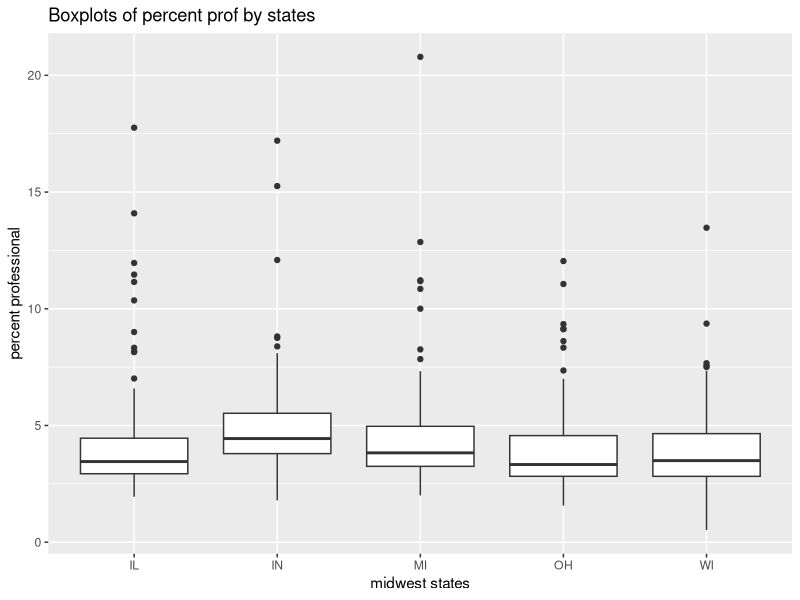
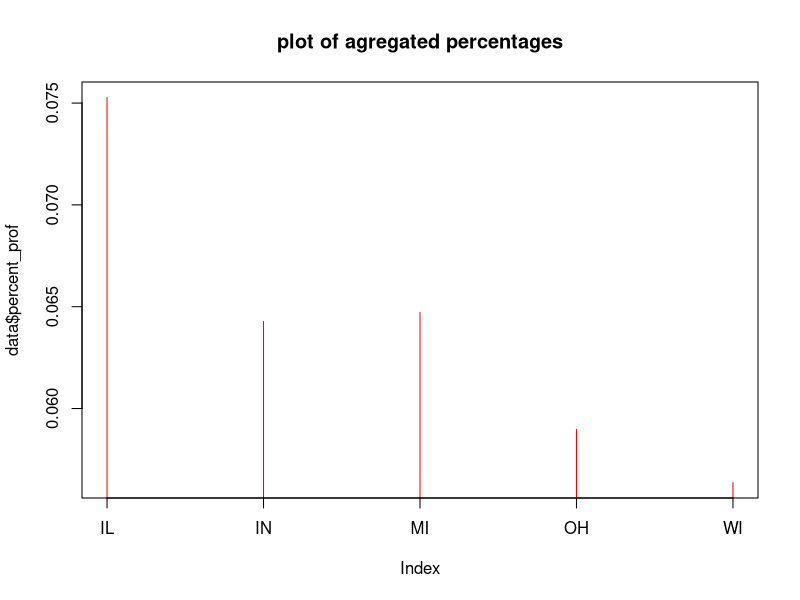
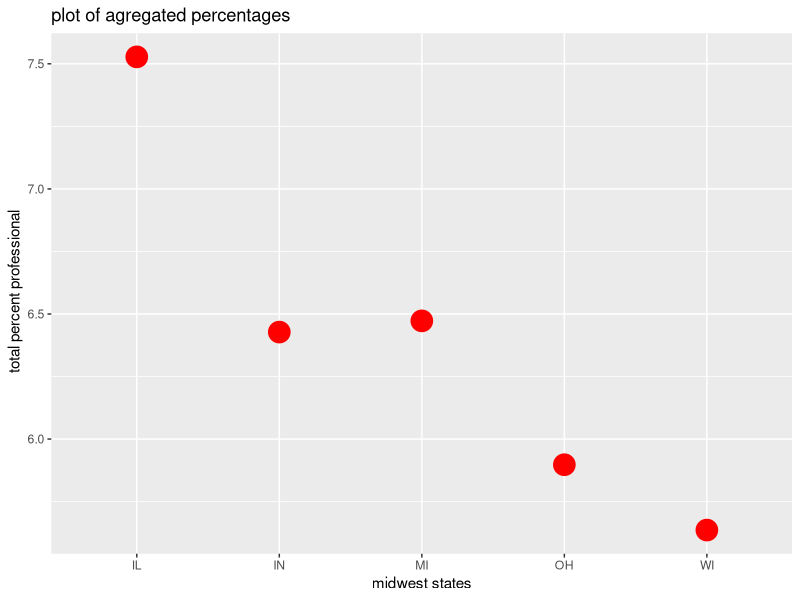
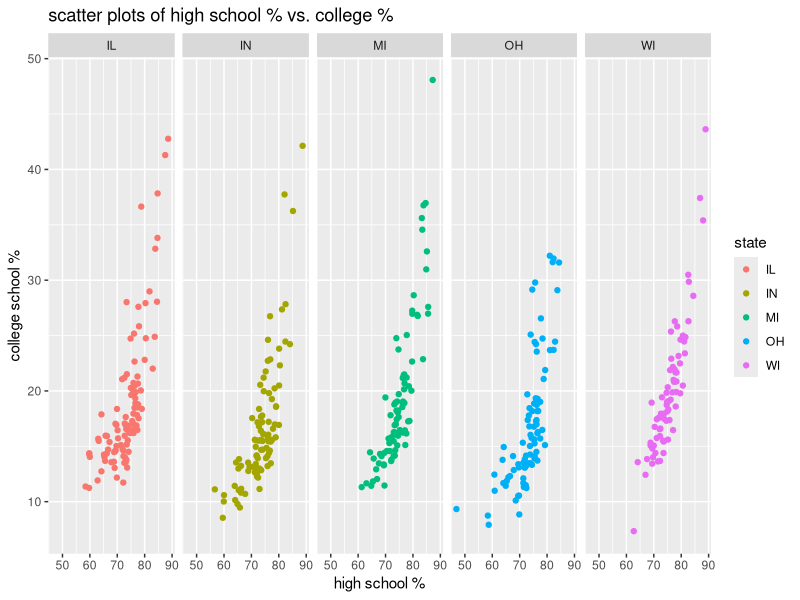
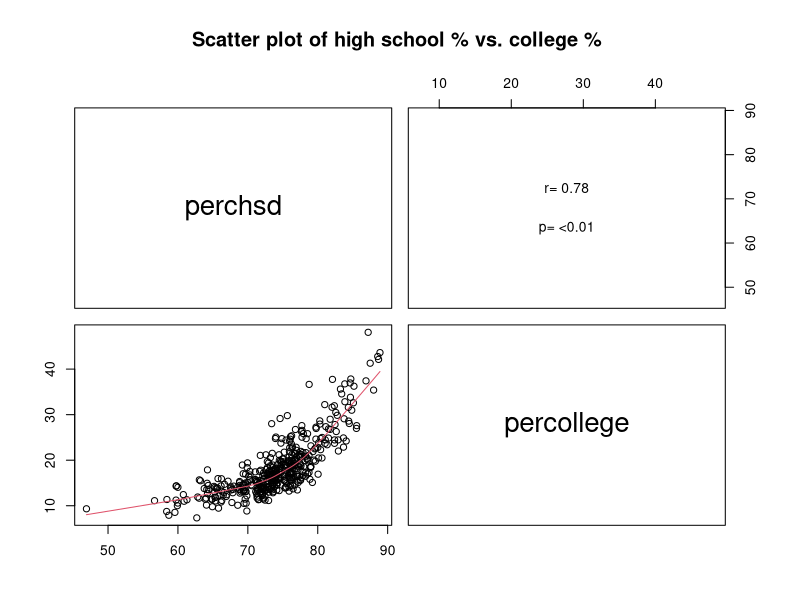
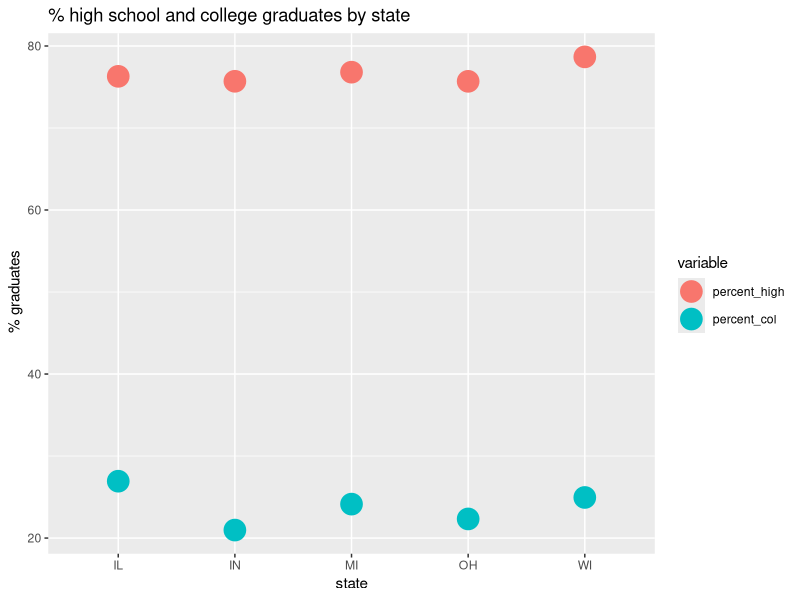
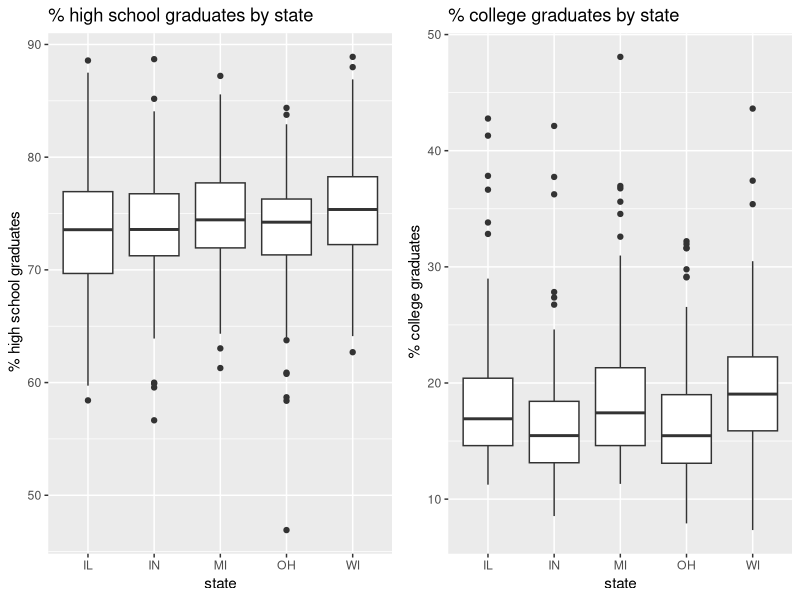
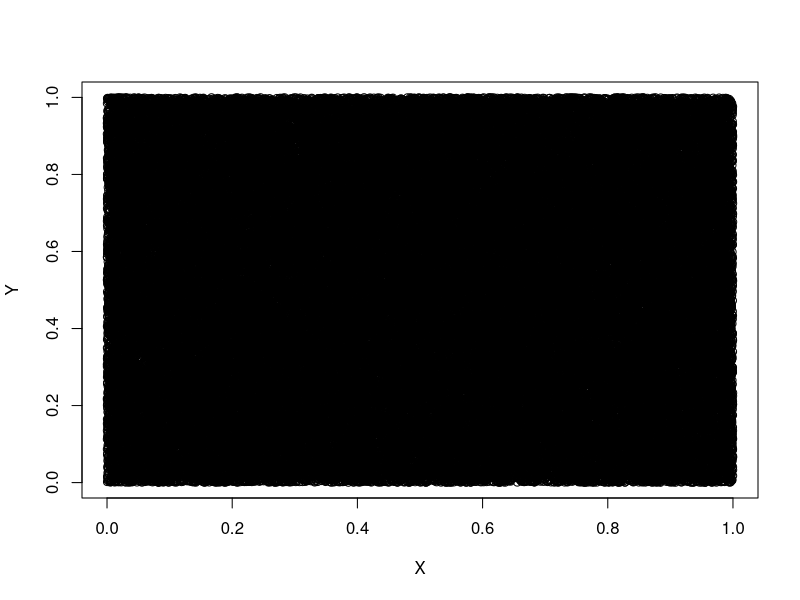

Source code (R) for these figures, in order:
#MArina E. JOhnson - mjohnson393

#problem 1
install.packages('ggplot2') #upload ggplot2 library
install.packages('plyr') #upload plyr library
install.packages('reshape2')
install.packages('gridExtra')
install.packages('colorspace')
library(colorspace)
library(reshape2)
library(ggplot2) #activate ggplot2 library
library(plyr) # activate plyr library
library(gridExtra)

#upload the dataset
data(midwest)
midwest = midwest

#plot the percent prfessional of each country in five states on a boxplot
ggplot(data = midwest, aes(x = midwest$state, y = midwest$percprof)) + geom_boxplot() + 
  labs(title = "Boxplots of percent prof by states", x ='midwest states', y = 'percent professional')

# agregate the data and calcuate the percent professional by state
data1 = ddply(midwest, .(state), summarise, population = sum(poptotal))
midwest$profpop = (midwest$percprof*midwest$poptotal)/100
data2 = ddply(midwest, .(state), summarise, population_prof = sum(profpop))
data = merge(data1, data2, by = 'state')
data$percent_prof=data$population_prof/data$population

# plot the agregated percentage of professionals of each state on a line plot
plot(data$percent_prof, xaxt = 'n', type = 'h', col = 'red', cex = .9, main = 'plot of agregated percentages')
axis(1, at = 1:5, labels = data$state)

# plot the agregated percentage of professionals of each state on a dot plot
ggplot(data = data, aes(x = data$state, y = (data$percent_prof)*100)) + geom_point(size = 7, color = 'red') +
  labs(title = 'plot of agregated percentages', x = 'midwest states', y = ' total percent professional')

#calculate the descriptive statistics for percprof of each state 
mean_prof = ddply(midwest, .(state), summarise, mean = mean(percprof))
first_quartile_prof = ddply(midwest, .(state), summarise, first_quartile = quantile(percprof)[2])
median_prof = ddply(midwest, .(state), summarise, first_quartile = quantile(percprof)[3])
third_quartile_prof = ddply(midwest, .(state), summarise, first_quartile = quantile(percprof)[4])

##################################################################################################

#problem 2

#create a dataframe with states and their number of high school and college graduates, as well as the percentages
data_pop = ddply(midwest, .(state), summarise, population = sum(poptotal))
midwest$highpop = (midwest$perchsd * midwest$poptotal) / 100
midwest$colpop = (midwest$percollege * midwest$poptotal) / 100
data_high = ddply(midwest, .(state), summarise, population_high = sum(highpop))
data_edu = merge(data_pop, data_high, by = 'state')
data_edu$percent_high=data_edu$population_high / data_edu$population
data_col = ddply(midwest, .(state), summarise, population_col = sum(colpop))
data_edu = merge(data_edu, data_col, by = 'state')
data_edu$percent_col = data_edu$population_col / data_edu$population


#graphs
ggplot(data = midwest, aes(x = midwest$perchsd, y = midwest$percollege, color = state)) + geom_point() +
  facet_grid(.~state) + labs(title = "scatter plots of high school % vs. college %", x = 'high school %', y = 'college school %')

#correlation between attributes

panel.cor = function(x, y, digits = 2, cex.cor, ...)
{
  usr = par("usr"); on.exit(par(usr))
  par(usr = c(0, 1, 0, 1))
  # correlation coefficient
  r = cor(x, y)
  txt = format(c(r, 0.123456789), digits = digits)[1]
  txt = paste("r= ", txt, sep = "")
  text(0.5, 0.6, txt)
  
  # p-value calculation
  p = cor.test(x, y)$p.value
  txt2 = format(c(p, 0.123456789), digits = digits)[1]
  txt2 = paste("p= ", txt2, sep = "")
  if(p<0.01) txt2 <- paste("p= ", "<0.01", sep = "")
  text(0.5, 0.4, txt2)
}

myvars = names(midwest) %in% c("percollege", "perchsd") 
pairs(midwest[myvars], panel = panel.smooth, upper.panel = panel.cor, main = 'Scatter plot of high school % vs. college % ')


# aggregated data and plotting it
data_edu_long = melt(data_edu, id="state")  # convert to long format
data_long2 = subset(data_edu_long, data_edu_long$variable == 'percent_col')
data_long1 = subset(data_edu_long, data_edu_long$variable == 'percent_high')
data_long = rbind(data_long1, data_long2)
ggplot(data = data_long,
       aes(x = state, y = value*100, colour = variable)) +
  geom_point(size = 7) + labs(title = "% high school and college graduates by state", x = 'state', y = ' % graduates')



# boxplots of highschool and college graduates
myvars2 = names(midwest) %in% c("percollege", "perchsd", 'state')
state_col_hs = midwest[myvars2]
require(gridExtra)
plot1 = ggplot(data = midwest, aes(x = state_col_hs$state, y = state_col_hs$perchsd)) + geom_boxplot() + labs(title = "% high school graduates by state", x = 'state', y = ' % high school graduates')
plot2 = ggplot(data = midwest, aes(x = state_col_hs$state, y = state_col_hs$percollege)) + geom_boxplot() + labs(title = "% college graduates by state", x = 'state', y = ' % college graduates')
grid.arrange(plot1, plot2, ncol=2)

########################################################################################################

# problem 4
X = runif(100000)
Y = runif(100000)
jpeg('myplotN100000.jpg')
plot(x = X, y = Y)
dev.off()
plot(x = X, y = Y)
dev.copy(png, 'myplotN100000.png')
dev.off()
pdf('myplotN100000.pdf')
plot(x = X, y = Y)
dev.off()
plot(x = X, y = Y, main = 'N=100000')
postscript('myplotN100000.ps', onefile=TRUE)
dev.off()

# N=50000
X = runif(50000)
Y = runif(50000)
jpeg('myplotN50000.jpg')
plot(x = X, y = Y)
dev.off()
plot(x = X, y = Y)
dev.copy(png, 'myplotN50000.png')
dev.off()
pdf('myplotN50000.pdf')
plot(x = X, y=Y)
dev.off()
plot(x = X, y=Y)
postscript('myplotN50000.ps', onefile=TRUE)
dev.off()


#N=10000
X = runif(10000)
Y = runif(10000)
jpeg('myplotN10000.jpg')
plot(x = X, y = Y)
dev.off()
plot(x = X, y = Y)
dev.copy(png, 'myplotN10000.png')
dev.off()
pdf('myplotN10000.pdf')
plot(x = X, y = Y)
dev.off()
plot(x = X, y = Y)
postscript('myplotN10000.ps', onefile=TRUE)
dev.off()


# N = 5000
X = runif(5000)
Y = runif(5000)
jpeg('myplotN5000.jpg')
plot(x = X, y = Y)
dev.off()
plot(x = X, y = Y)
dev.copy(png, 'myplotN5000.png')
dev.off()
pdf('myplotN5000.pdf')
plot(x = X, y = Y)
dev.off()



# N = 1000
X = runif(1000)
Y = runif(1000)
jpeg('myplotN1000.jpg')
plot(x = X, y = Y)
dev.off()
plot(x = X, y = Y)
dev.copy(png, 'myplotN1000.png')
dev.off()
pdf('myplotN1000.pdf')
plot(x = X, y = Y)
dev.off()
plot(x = X, y = Y)
postscript('myplotN1000.ps', onefile=TRUE)
dev.off()


# N = 100
X = runif(100)
Y = runif(100)
jpeg('myplotN100.jpg')
plot(x = X, y = Y)
dev.off()
plot(x = X, y = Y)
dev.copy(png, 'myplotN100.png')
dev.off()
pdf('myplotN100.pdf')
plot(x = X, y = Y)
dev.off()
plot(x = X, y = Y)
postscript('myplotN100.ps', onefile=TRUE)
dev.off()

#saving file sizes
file_size = c(17, 56, 88, 88, 30, 15, 6,	12,	41,	76,	361, 715, 4,	11,	21,	22,	5,	3, 6, 6, 6, 6, 6, 6)
file_type = c(rep('JPEG', 6), rep('PDF', 6), rep('PNG', 6), rep('PS', 6)) 
N_size = rep(c(100,	1000, 5000, 10000, 50000, 1000000), 4)
file_data = as.data.frame(file_type)
file_data$N = N_size
file_data$values = file_size
summary(file_data)



ggplot(data = file_data,
       aes(x = log(N_size), y = log(file_size), colour = file_type)) +
  geom_point(size = 7) + geom_line() + labs(title = "File type vs File size vs Sample size (N)", x ='log(N)', y = 'log(file size)')

# plotting the graph for sample size and file size
par(mfrow = c(1,2))
X = runif(100000)
Y = runif(100000)
plot(x = X, y = Y, main = 'N=100000')
X = runif(100)
Y = runif(100)
plot(x = X, y = Y, main = 'N=100')



###############################################################################################

# Problem 5
data(diamonds)
myvars3 = names(diamonds) %in% c("color", "carat", "price") 
data_diamond = diamonds[, myvars3]
summary(data_diamond)
p = ggplot(data_diamond, aes(log(price), log(carat), colour = color)) + geom_point()
# With one variable
p + facet_grid(. ~ color) + labs(title = '3-way relationship among color, carat, and price')

#histogram of price, carat, and color
par(mfrow = c(1,3))
hist(data_diamond$price, col = 'red', main = 'histogram of diamond price', xlab = 'price')
hist(data_diamond$carat, col = 'blue', main = 'histogram of diamond carat', xlab = 'carat')
hist(as.numeric(data_diamond$color), col = 'green', main = 'histogram of color', xlab = 'color' )


# correlation plot of the three variables
panel.cor = function(x, y, digits = 2, cex.cor, ...)
{
  usr = par("usr"); on.exit(par(usr))
  par(usr = c(0, 1, 0, 1))
  # correlation coefficient
  r = cor(x, y)
  txt = format(c(r, 0.123456789), digits = digits)[1]
  txt = paste("r= ", txt, sep = "")
  text(0.5, 0.6, txt)
  
  # p-value calculation
  p = cor.test(x, y)$p.value
  txt2 = format(c(p, 0.123456789), digits = digits)[1]
  txt2 = paste("p= ", txt2, sep = "")
  if(p<0.01) txt2 = paste("p= ", "<0.01", sep = "")
  text(0.5, 0.4, txt2)
}
pairs(data_diamond, upper.panel = panel.cor)

par(mfrow = c(1,1))
plot(log(price)~log(carat),data_diamond,col=rainbow_hcl(7)[c(color)],pch=16, main = 'price vs carat')
legend("topleft", pch=16, col = rainbow_hcl(7),
       legend = unique(data_diamond$color))

#calculating price per carat
data_diamond$price_per_carat = data_diamond$price/data_diamond$carat
aggregate(.~color, data=data_diamond, mean)

